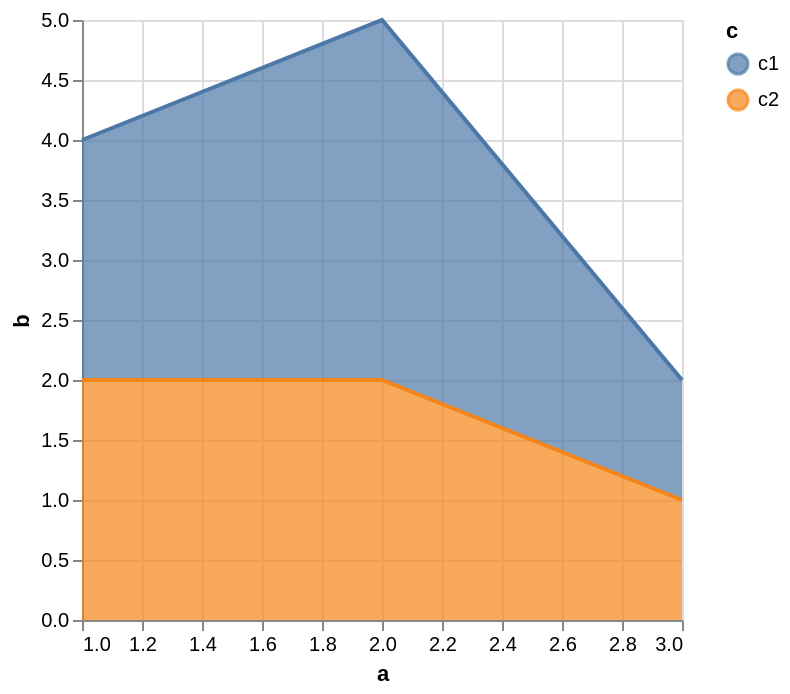

Write the Vega-Lite specification saved for this chart.
### Vega-Lite specification from a JSON file in a GitHub repository (floating-point values rounded to 4 significant figures)
{"$schema": "https://vega.github.io/schema/vega-lite/v6.json", "data": {"values": [{"a": 1, "b": 2, "c": "c1"}, {"a": 2, "b": 3, "c": "c1"}, {"a": 3, "b": 1, "c": "c1"}, {"a": 1, "b": 2, "c": "c2"}, {"a": 3, "b": 1, "c": "c2"}, {"a": 2, "b": 2, "c": "c2"}]}, "layer": [{"mark": {"opacity": 0.7, "type": "area"}, "encoding": {"x": {"field": "a", "type": "quantitative"}, "y": {"field": "b", "type": "quantitative"}, "color": {"field": "c", "type": "nominal"}}}, {"mark": {"type": "line"}, "encoding": {"x": {"field": "a", "type": "quantitative"}, "y": {"field": "b", "type": "quantitative", "stack": "zero"}, "color": {"field": "c", "type": "nominal"}}}]}
